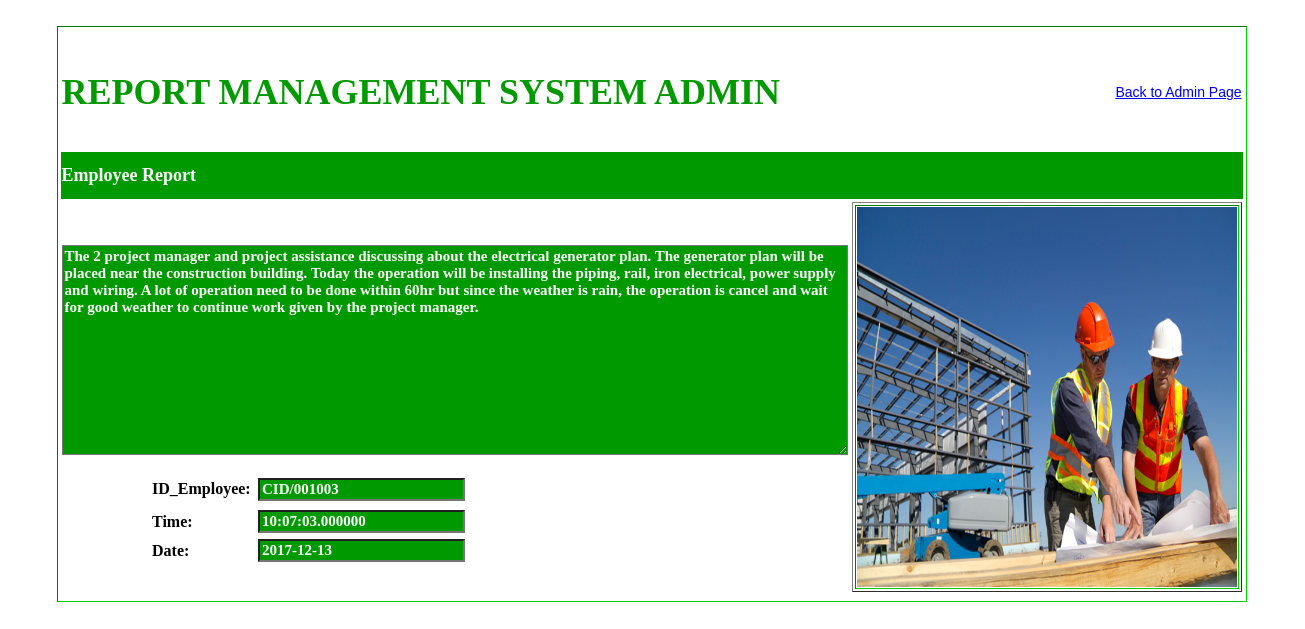
The page /3556_RMS/root/view_report.php?view=9 on the database its author committed.
### tables this page shows
CREATE TABLE IF NOT EXISTS `employee` (
  `id_employee` varchar(30) NOT NULL,
  `id_num` varchar(30) NOT NULL,
`report_id` int(250) NOT NULL,
  `your_report` varchar(500) NOT NULL,
  `picture` varchar(60) NOT NULL,
  `date` date NOT NULL,
  `time` time(6) NOT NULL
);

### 3556_RMS/root/view_report.php (the view, shortened to what this page needs)
<!DOCTYPE html PUBLIC "-//W3C//DTD XHTML 1.0 Transitional//EN" "http://www.w3.org/TR/xhtml1/DTD/xhtml1-transitional.dtd">
<html xmlns="http://www.w3.org/1999/xhtml">
<head>
</head>
<body>
<table width="1287" height="611" border="0">
  <tr>
    <th width="1277" height="605" align="center" scope="col"><table width="1099" height="578" border="1" class="greenoutline">
      <tr>
        <th height="572" align="center" scope="col"><table width="1047" height="540" border="0">
          <tr>
            <th width="637" height="74" align="left" scope="col"><p class="titlegreen">REPORT MANAGEMENT SYSTEM ADMIN</p></th>
            <th width="400" align="right" class="labletext" scope="col"><a href="admin_report_management.php">Back to Admin Page</a></th>
          </tr>
          <tr>
            <th height="45" colspan="2" align="left" class="greenblock" scope="col">Employee Report</th>
          </tr>
          <tr>
            <th align="center" valign="middle" scope="col">
              <form id="form1" name="form1" method="post" action="<?php echo $_SERVER['PHP_SELF']; ?>">
                <p>
              <?php
		      $msg = "";
			  $msg1 = "";
			  $msg2 = "";
			  $msg3 = "";
			  $msg4 = "";
			  if (isset($_GET['view']))
			  {
			  $row['report_id'] =  $_GET['view'];
              $c = mysqli_connect("localhost","root","","report_management_system");
	          $s = "select * from employee where report_id = '$row[report_id]'";
	          $result = mysqli_query($c,$s);
			  if ($result->num_rows > 0) {
	          while($row = $result->fetch_assoc()) {
			  $msg = "$row[id_employee]";
			  $msg3 = "$row[your_report]";
			  $msg1 = "$row[time]";
			  $msg2 = "$row[date]";
			  $msg4 = "<img src ='picture_storage/".$row['picture']."'class = 'greenoutline'>";
			  }
			  }
			  }
	          ?>
<textarea name="textechoreport" cols="85" rows="12" readonly="readonly" class="greeninfo" id="textechoreport"><?php echo $msg3; ?></textarea>
                </p>
                <table width="611" border="0">
                  <tr>
                    <th width="102" height="30" align="left" scope="col">ID_Employee: </th>
                    <th width="499" align="left" class="labletext" scope="col"> <label for="txtviewemployee"></label>
                      <input name="txtviewemployee" type="text" class="greeninfo" id="txtviewemployee" value= "<?php echo $msg; ?>" readonly="readonly"/></th>
                  </tr>
                  <tr>
                    <th height="27" align="left" scope="col">Time: </th>
                    <th align="left" class="labletext" scope="col"><label for="txtviewtime" "></label>
                      <input name="txtviewtime" type="text" class="greeninfo" id="txtviewtime" value="<?php echo $msg1; ?>" readonly="readonly"/>
                    </th>
                  </tr>
                  <tr>
                    <th height="22" align="left" scope="col">Date: </th>
                    <th align="left" class="labletext" scope="col"><label for="txtviewdate"></label>
                      <input name="txtviewdate" type="text" class="greeninfo" id="txtviewdate" value="<?php echo $msg2;?>" readonly="readonly" /></th>
                  </tr>
          </table>
              </form></th>
            <th align="right" valign="top" scope="col"><form id="form3" name="form3" method="post" action="<?php echo $_SERVER['PHP_SELF']; ?>">
              <table width="387" height="383" border="1">
                <tr class="greenoutline">
                  <th width="364" height="377" scope="col"><?php echo $msg4;?></th>
                  </tr>
                </table>
              </form></th>
          </tr>
          </table></th>
      </tr>
    </table></th>
  </tr>
</table>
</body>
</html>

### 3556_RMS/root/view_report.php (style rules this page uses)
.titlegreen { font-family: "Palatino Linotype", "Book Antiqua", Palatino, serif; font-size: 36px; color: #090; font-weight: bold; }
.labletext { font-family: "Arial Black", Gadget, sans-serif; font-size: 14px; color: #090; font-weight: lighter; }
.greenblock { font-family: "Palatino Linotype", "Book Antiqua", Palatino, serif; font-size: 18px; color: #FFF; background-color: #090; font-weight: bold; }
.greenoutline { border: thin none #0C0; height: 380px; width: 380px; }
.greeninfo { font-family: "Palatino Linotype", "Book Antiqua", Palatino, serif; font-size: 15px; color: #FFF; background-color: #090; font-weight: bold; }

### rows shown on the page
employee: textechoreport "The 2 project manager and project assistance discussing about the electrical generator plan. The generator plan will be placed near the construction building. Today the operation will be installing the piping, rail, iron electrical, power supply and wiring. A lot of operation need to be done within 60hr but since the weather is rain, the operation is cancel and wait for good weather to continue work given by the project manager.", txtviewemployee "CID/001003", txtviewtime "10:07:03.000000", txtviewdate "2017-12-13", picture (picture)
